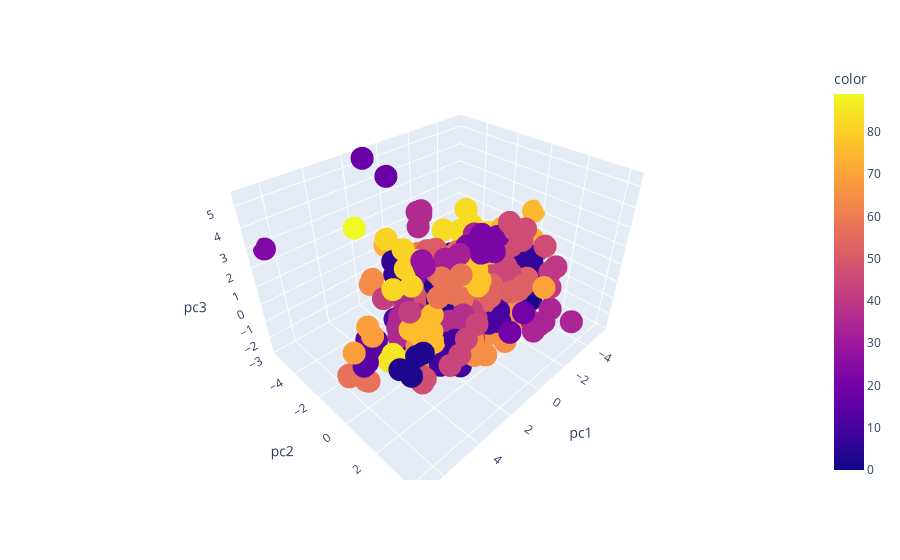

Notebook source saved alongside this figure:
### Code cell
pc_cluster = KMeans(n_clusters=songs_with_pcs.shape[0] // 10, n_init='auto').fit_predict(songs_with_pcs[['pc1', 'pc2', 'pc3']])
pc_cluster_3 = songs_with_pcs.reset_index()
pc_cluster_3['color'] = pc_cluster
px.scatter_3d(pc_cluster_3, x='pc1', y='pc2', z='pc3', hover_data=['song', 'artist'], color='color')

### Figure 1 — Plotly figure (JSON) as saved in the notebook; plotly's stock layout.template omitted (floating-point values rounded to 4 significant figures; data arrays with more than 128 entries replaced by an {"elided": "..."} marker saying what was removed)
{"data": [{"customdata": {"elided": "907x2 str values"}, "hovertemplate": "pc1=%{x}<br>pc2=%{y}<br>pc3=%{z}<br>song=%{customdata[0]}<br>artist=%{customdata[1]}<br>color=%{marker.color}<extra></extra>", "legendgroup": "", "marker": {"color": {"elided": "907 int values"}, "coloraxis": "coloraxis", "symbol": "circle"}, "mode": "markers", "name": "", "scene": "scene", "showlegend": false, "type": "scatter3d", "x": {"elided": "907 float values"}, "y": {"elided": "907 float values"}, "z": {"elided": "907 float values"}}], "layout": {"coloraxis": {"colorbar": {"title": {"text": "color"}}, "colorscale": [[0, "#0d0887"], [0.1111, "#46039f"], [0.2222, "#7201a8"], [0.3333, "#9c179e"], [0.4444, "#bd3786"], [0.5556, "#d8576b"], [0.6667, "#ed7953"], [0.7778, "#fb9f3a"], [0.8889, "#fdca26"], [1, "#f0f921"]]}, "legend": {"tracegroupgap": 0}, "margin": {"t": 60}, "scene": {"domain": {"x": [0, 1], "y": [0, 1]}, "xaxis": {"title": {"text": "pc1"}}, "yaxis": {"title": {"text": "pc2"}}, "zaxis": {"title": {"text": "pc3"}}}}}
